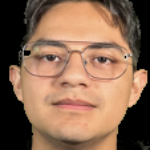
#> input picture Proyecto/faces/0.png, 150 x 150 px, given as the content of the folder C:/REPOSITORIOIA/Proyecto/fotos, which was not available
$ python obtenerRostroData.py
#> lines starting #> are read from the running program, lines starting #| are printed output that depends on the picture; pictures that were not available may be replaced by others from this repository, and a replacement may not be noted
import cv2
import os

imagesPath = "C:/REPOSITORIOIA/Proyecto/fotos"

if not os.path.exists("faces"):
    os.makedirs("faces")
    print("Nueva carpeta: faces")

# Detector facial
faceClassif = cv2.CascadeClassifier(cv2.data.haarcascades + "haarcascade_frontalface_default.xml")

count = 0
for imageName in os.listdir(imagesPath):
    print(imageName)
    image = cv2.imread(imagesPath + "/" + imageName)
#> image is the input picture: shape (150, 150, 3); mean B, G, R 81.9, 104.4, 138.1
    gray = cv2.cvtColor(image, cv2.COLOR_BGR2GRAY)  # Convertir la imagen a escala de grises
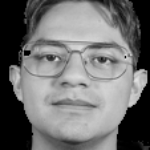
#> gray: shape (150, 150); min 0, max 225, mean 111.9
    faces = faceClassif.detectMultiScale(gray, scaleFactor=1.2, minNeighbors=5, minSize=(200, 200))
#> faces = ()
    for (x, y, w, h) in faces:
        face = image[y:y + h, x:x + w]
        face = cv2.resize(face, (150, 150))
        cv2.imwrite("faces/" + str(count) + ".png", face)
        count += 1
#> this loop made 0 passes
#> after the loop, count = 0

$ run again, on Proyecto/faces/12.png
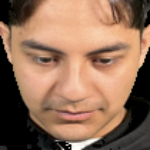
#> input picture Proyecto/faces/12.png, 150 x 150 px, given as the content of the folder C:/REPOSITORIOIA/Proyecto/fotos, which was not available
#> image is the input picture: shape (150, 150, 3); mean B, G, R 89.5, 112.3, 148
#> `gray = cv2.cvtColor(image, cv2.COLOR_BGR2GRAY)`:
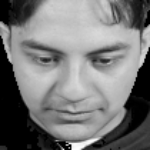
#> gray: shape (150, 150); min 0, max 255, mean 120.4
#> faces = ()
#> after the loop `for (x, y, w, h) in faces:`: count = 0

$ run again, on Proyecto/faces/14.png
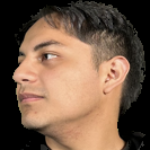
#> input picture Proyecto/faces/14.png, 150 x 150 px, given as the content of the folder C:/REPOSITORIOIA/Proyecto/fotos, which was not available
#> image is the input picture: shape (150, 150, 3); mean B, G, R 71.7, 90.2, 116.1
#> `gray = cv2.cvtColor(image, cv2.COLOR_BGR2GRAY)`:
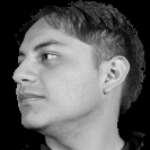
#> gray: shape (150, 150); min 0, max 226, mean 95.8
#> faces = ()
#> after the loop `for (x, y, w, h) in faces:`: count = 0
